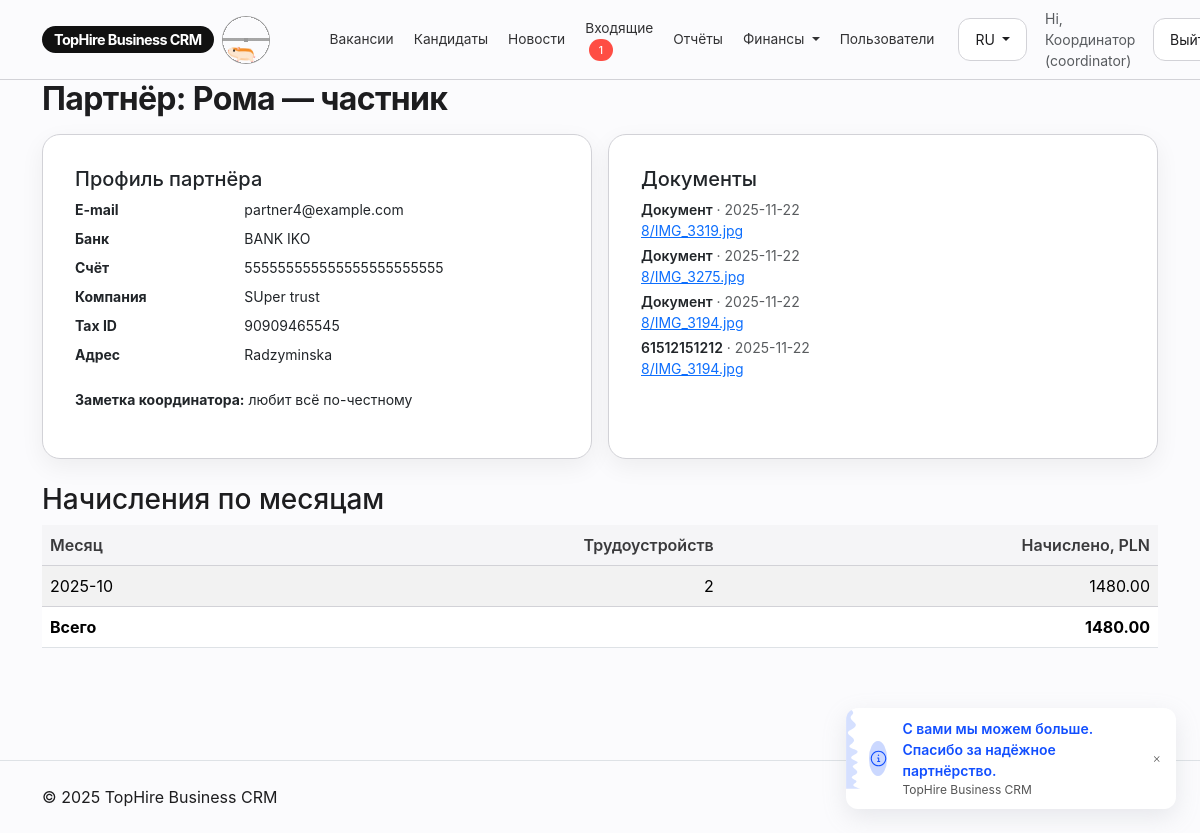
Page /finance/partners/8 (signed in) on the committed database.
### models.py (models this page shows)
class Base(DeclarativeBase):
    pass

class User(Base):
    __tablename__ = "users"
    id: Mapped[int] = mapped_column(primary_key=True)
    name: Mapped[str] = mapped_column(String(180))
    email: Mapped[str] = mapped_column(String(255), unique=True, index=True)
    password_hash: Mapped[str] = mapped_column(String(255))
    role: Mapped[str] = mapped_column(String(32))  # coordinator|recruiter|partner
    is_active: Mapped[bool] = mapped_column(Boolean, default=True)
    note: Mapped[str] = mapped_column(Text, default="")
    is_blocked: Mapped[bool] = mapped_column(Boolean, default=False)
    bank_account: Mapped[str] = mapped_column(String(255), default="")
    bank_name: Mapped[str] = mapped_column(String(255), default="")
    company_name: Mapped[str] = mapped_column(String(255), default="")
    tax_id: Mapped[str] = mapped_column(String(100), default="")
    address: Mapped[str] = mapped_column(Text, default="")
    payout_note: Mapped[str] = mapped_column(Text, default="")
    settlement_day: Mapped[int] = mapped_column(Integer, default=10)
    created_at: Mapped[datetime] = mapped_column(DateTime, default=datetime.utcnow)

class PartnerDoc(Base):
    __tablename__ = "partner_docs"
    id: Mapped[int] = mapped_column(primary_key=True)
    partner_id: Mapped[int] = mapped_column(ForeignKey("users.id"))
    filename: Mapped[str] = mapped_column(String(400))
    label: Mapped[str] = mapped_column(String(255), default="")
    uploaded_at: Mapped[datetime] = mapped_column(DateTime, default=datetime.utcnow)

### app.py (the view)
@app.route("/finance/partners/<int:pid>")
@login_required
@roles_required("coordinator", "finance")
def finance_partner_view(pid):
    partner = db.session.get(User, pid)
    if not partner or partner.role != "partner":
        abort(404)
    docs = (
        db.session.query(PartnerDoc)
        .filter(PartnerDoc.partner_id == pid)
        .order_by(PartnerDoc.uploaded_at.desc())
        .all()
    )
    rows = db.session.execute(
        text(
            """
            SELECT
              strftime('%Y-%m', p.start_date) AS ym,
              COUNT(p.id) AS starts,
              COALESCE(SUM(
                CASE
                  WHEN p.partner_commission IS NOT NULL AND p.partner_commission > 0 THEN p.partner_commission
                  WHEN j.partner_fee_amount IS NOT NULL AND j.partner_fee_amount > 0 THEN j.partner_fee_amount * COALESCE(j.promo_multiplier, 1)
                  ELSE 0 END
              ),0) AS total
            FROM placements p
            JOIN candidates c ON c.id = p.candidate_id
            JOIN jobs j ON j.id = p.job_id
            WHERE c.submitter_id = :pid
            GROUP BY ym
            ORDER BY ym DESC
            """
        ),
        {"pid": pid},
    ).mappings().all()
    total_all = sum(r["total"] for r in rows) if rows else 0.0
    return render_template(
        "finance_partner_view.html",
        partner=partner,
        docs=docs,
        rows=rows,
        total_all=total_all,
    )

### app.py (called while the page is built)
@app.context_processor
def inject_brand():
    lang = session.get("lang", "ru")
    return {"BRAND": BRAND, "current_lang": lang}

@app.before_request
def load_user():
    g.user = None
    uid = session.get("uid")
    if uid:
        g.user = db.session.get(User, uid)
    g.inbox_count = 0
    g.news_unread_count = 0
    if g.user and g.user.role in ("recruiter","coordinator"):
        g.inbox_count = db.session.query(func.count(Candidate.id)).filter(Candidate.status=="Подан").scalar() or 0
    if g.user:
        g.news_unread_count = (
            db.session.query(func.count(News.id))
            .outerjoin(NewsRead, (NewsRead.news_id == News.id) & (NewsRead.user_id == g.user.id))
            .filter(News.is_published == True, NewsRead.id.is_(None))
            .scalar()
            or 0
        )

def login_required(f):
    from functools import wraps
    @wraps(f)
    def wrapper(*a, **kw):
        if not g.user:
            return redirect(url_for("login"))
        return f(*a, **kw)
    return wrapper

def roles_required(*roles):
    from functools import wraps
    def deco(f):
        @wraps(f)
        def wrapper(*a, **kw):
            if not g.user or g.user.role not in roles:
                abort(403)
            return f(*a, **kw)
        return wrapper
    return deco

### templates/finance_partner_view.html
{% extends "layout.html" %}
{% block content %}
<h1 class="hero-title mb-3">Партнёр: {{ partner.name }}</h1>
<div class="row g-3 mb-4">
  <div class="col-md-6">
    <div class="card p-3 h-100">
      <div class="card-body">
        <h5 class="card-title">Профиль партнёра</h5>
        <dl class="row mb-0 small">
          <dt class="col-sm-4">E-mail</dt><dd class="col-sm-8">{{ partner.email }}</dd>
          <dt class="col-sm-4">Банк</dt><dd class="col-sm-8">{{ partner.bank_name or '—' }}</dd>
          <dt class="col-sm-4">Счёт</dt><dd class="col-sm-8">{{ partner.bank_account or '—' }}</dd>
          <dt class="col-sm-4">Компания</dt><dd class="col-sm-8">{{ partner.company_name or '—' }}</dd>
          <dt class="col-sm-4">Tax ID</dt><dd class="col-sm-8">{{ partner.tax_id or '—' }}</dd>
          <dt class="col-sm-4">Адрес</dt><dd class="col-sm-8">{{ partner.address or '—' }}</dd>
        </dl>
        {% if partner.note %}
          <p class="mt-3 small"><strong>Заметка координатора:</strong> {{ partner.note }}</p>
        {% endif %}
      </div>
    </div>
  </div>
  <div class="col-md-6">
    <div class="card p-3 h-100">
      <div class="card-body">
        <h5 class="card-title">Документы</h5>
        {% if docs %}
          <ul class="list-unstyled small mb-0">
            {% for d in docs %}
              <li class="mb-1">
                <span class="fw-semibold">{{ d.label or 'Документ' }}</span>
                <span class="text-muted"> · {{ d.uploaded_at.date() if d.uploaded_at else '' }}</span>
                <div class="text-muted"><a href="{{ url_for('partner_doc', doc_id=d.id) }}" target="_blank">{{ d.filename }}</a></div>
              </li>
            {% endfor %}
          </ul>
        {% else %}
          <p class="small text-muted mb-0">Документов ещё нет. Партнёр может загрузить их в своём профиле.</p>
        {% endif %}
      </div>
    </div>
  </div>
</div>
<h3 class="mt-4">Начисления по месяцам</h3>
<table class="table table-striped align-middle">
  <thead>
    <tr>
      <th>Месяц</th>
      <th class="text-end">Трудоустройств</th>
      <th class="text-end">Начислено, PLN</th>
    </tr>
  </thead>
  <tbody>
    {% for r in rows %}
    <tr>
      <td>{{ r.ym }}</td>
      <td class="text-end">{{ r.starts }}</td>
      <td class="text-end">{{ '%.2f'|format(r.total) }}</td>
    </tr>
    {% endfor %}
  </tbody>
  <tfoot>
    <tr>
      <th>Всего</th>
      <th></th>
      <th class="text-end">{{ '%.2f'|format(total_all) }}</th>
    </tr>
  </tfoot>
</table>
{% endblock %}

### templates/layout.html (shortened to what this page needs)
<!doctype html>
<html lang="{{ current_lang or 'ru' }}">
<head>
  <link href="https://cdn.jsdelivr.net/npm/bootstrap@5.3.3/dist/css/bootstrap.min.css" rel="stylesheet">
  <link href="{{ url_for('static', filename='css/tophire.css') }}" rel="stylesheet">
</head>
<body>
<nav class="navbar navbar-expand-lg py-2">
  <div class="container">
    <a class="navbar-brand brand d-flex align-items-center gap-2" href="{{ url_for('index') }}">
      <span class="brand-mark">{{ BRAND }}</span>
      <span class="brand-hamster d-none d-sm-inline-flex">
        <div aria-label="Orange and tan hamster running in a metal wheel"
             role="img"
             class="wheel-and-hamster">
          <div class="wheel"></div>
          <div class="hamster">
            <div class="hamster__body">
              <div class="hamster__head">
                <div class="hamster__ear"></div>
                <div class="hamster__eye"></div>
              </div>
              <div class="hamster__limb hamster__limb--fr"></div>
              <div class="hamster__limb hamster__limb--fl"></div>
              <div class="hamster__limb hamster__limb--br"></div>
              <div class="hamster__limb hamster__limb--bl"></div>
              <div class="hamster__tail"></div>
            </div>
          </div>
          <div class="spoke"></div>
        </div>
      </span>
    </a>
    {% if g.user %}
    <div class="collapse navbar-collapse" id="nav">
      <ul class="navbar-nav nav-main ms-4 me-auto align-items-lg-center gap-lg-1">
        <li class="nav-item">
          <a class="nav-link" href="{{ url_for('jobs') }}">
            {{ "Вакансії" if current_lang=="uk" else "Вакансии" }}
          </a>
        </li>
        <li class="nav-item">
          <a class="nav-link" href="{{ url_for('candidates') }}">
            {{ "Кандидати" if current_lang=="uk" else "Кандидаты" }}
          </a>
        </li>
        <li class="nav-item">
          <a class="nav-link nav-link-with-badge" href="{{ url_for('news_list') }}">
            <span class="nav-link-label">{{ "Новини" if current_lang=="uk" else "Новости" }}</span>
          </a>
        </li>
        {% if g.user.role in ['recruiter','coordinator'] %}
        <li class="nav-item">
          <a class="nav-link" href="{{ url_for('inbox') }}">
            {{ "Вхідні" if current_lang=="uk" else "Входящие" }}
            {% if g.inbox_count %}
              <span class="badge text-bg-danger ms-1">{{ g.inbox_count }}</span>
            {% endif %}
          </a>
        </li>
        <li class="nav-item">
          <a class="nav-link" href="{{ url_for('reports') }}">
            {{ "Звіти" if current_lang=="uk" else "Отчёты" }}
          </a>
        </li>
        {% endif %}
        {% if g.user.role in ['finance','coordinator'] %}
        <li class="nav-item dropdown">
          <a class="nav-link dropdown-toggle" href="#" id="navFinance" role="button" data-bs-toggle="dropdown" aria-expanded="false">
            {{ "Фінанси" if current_lang=="uk" else "Финансы" }}
          </a>
        </li>
        {% endif %}
        {% if g.user.role == 'coordinator' %}
        <li class="nav-item">
          <a class="nav-link" href="{{ url_for('admin_users') }}">
            {{ "Користувачі" if current_lang=="uk" else "Пользователи" }}
          </a>
        </li>
        {% endif %}
      </ul>
      <div class="navbar-utilities ms-lg-3 mt-3 mt-lg-0 w-100 w-lg-auto justify-content-between justify-content-lg-end">
        <div class="dropdown me-2">
          <button class="btn btn-sm btn-outline-secondary dropdown-toggle" type="button" data-bs-toggle="dropdown">
            {{ "UA" if current_lang=="uk" else "RU" }}
          </button>
        </div>
        <div class="navbar-user d-flex align-items-center gap-2 text-muted small flex-grow-1 flex-lg-grow-0">
          <span>
            {{ "Привіт" if current_lang=="uk" else "Hi" }}, {{ g.user.name }} ({{ g.user.role }})
          </span>
        </div>
        <a class="btn btn-sm btn-outline-secondary ms-lg-2" href="{{ url_for('logout') }}">
          {{ "Вийти" if current_lang=="uk" else "Выйти" }}
        </a>
      </div>
    </div>
    {% endif %}
  </div>
</nav>
<main class="container pb-5">
  {% block content %}{% endblock %}
</main>
{% if g.user %}
<div class="bottom-toast toast-hidden" id="appreciationToast">
  <div class="toast-card">
    <div class="toast-icon-container">
    </div>
    <div class="toast-message-text-container">
      <p class="toast-message-text" id="toastMessageMain">
      </p>
      <p class="toast-sub-text">{{ BRAND }}</p>
    </div>
  </div>
</div>
{% endif %}
<footer class="py-4 mt-5 border-top">
  <div class="container d-flex justify-content-between">
    <span>© {{ 2025 }} {{ BRAND }}</span>
    <span class="small-note">{{ "Стримана, зрозуміла CRM для рекрутингу" if current_lang=="uk" else "Сдержанная, понятная CRM для рекрутинга" }}</span>
  </div>
</footer>
</body></html>

### rows in the picture
User: user.name "Координатор", user.role "coordinator"
User: name "Рома — частник", email "partner4@example.com", bank_name "BANK IKO", bank_account "555555555555555555555555", company_name "SUper trust", tax "90909465545", address "Radzyminska", note "любит всё по-честному"
PartnerDoc: label "Документ", uploaded_at "2025-11-22", filename "8/IMG_3319.jpg"
PartnerDoc: label "Документ", uploaded_at "2025-11-22", filename "8/IMG_3275.jpg"
PartnerDoc: label "Документ", uploaded_at "2025-11-22", filename "8/IMG_3194.jpg"
PartnerDoc: label "61512151212", uploaded_at "2025-11-22", filename "8/IMG_3194.jpg"

### other values in the picture
{{ BRAND }} "TopHire Business CRM"
{{ "Вакансії" if current_lang=="uk" else "Вакансии" }} "Вакансии"
{{ "Кандидати" if current_lang=="uk" else "Кандидаты" }} "Кандидаты"
{{ "Новини" if current_lang=="uk" else "Новости" }} "Новости"
{{ "Вхідні" if current_lang=="uk" else "Входящие" }} "Входящие"
{{ g.inbox_count }} "1"
{{ "Звіти" if current_lang=="uk" else "Отчёты" }} "Отчёты"
{{ "Фінанси" if current_lang=="uk" else "Финансы" }} "Финансы"
{{ "Користувачі" if current_lang=="uk" else "Пользователи" }} "Пользователи"
{{ "UA" if current_lang=="uk" else "RU" }} "RU"
{{ "Привіт" if current_lang=="uk" else "Hi" }} "Hi"
{{ r.ym }} "2025-10"
{{ r.starts }} "2"
{{ '%.2f'|format(r.total) }} "1480.00"
{{ '%.2f'|format(total_all) }} "1480.00"
